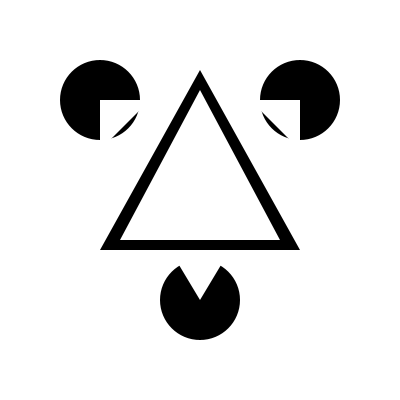
Frame 1 (no input)
Frame 60 (the mouse pressed at the canvas centre just before this capture): identical to frame 1, image omitted
Frame 120 (the mouse held since frame 60 and released just before this capture): identical to frame 1, image omitted

The Processing sketch that drew this single still picture (run headless with seeded random() and noise(); from frame 60 on, the mouse is pressed at the canvas centre):

// Processing sketch: kanizsa_triangles1
// ── kanizsa_triangles1.pde
void setup() { 
  size(400, 400); 
  noStroke(); // Removes the outlines for a cleaner illusion 
} 

void draw() { 
  background(255); // White background 
  // --- 1. DRAW THE BLACK "PAC-MEN" --- 
  fill(0); 
  circle(100, 100, 80); // Top Left 
  circle(300, 100, 80); // Top Right 
  circle(200, 300, 80); // Bottom 
  // --- 2. THE "BITES" (White triangles) --- 
  // These triangles hide part of the circles to create the "Pac-Man" look 
  fill(255); 
  triangle(100, 100, 150, 100, 100, 150); // Bite for Top Left
  triangle(300, 100, 250, 100, 300, 150); // Bite for Top Right 
  triangle(200, 300, 170, 250, 230, 250); // Bite for Bottom 
  // --- 3. THE SKELETON TRIANGLE (The "V" shapes) --- 
  fill(0); 
  // Large triangle pointing UP 
  triangle(200, 70, 100, 250, 300, 250); 
  fill(255); 
  // Slightly smaller white triangle to leave only the "V" corners visible 
  triangle(200, 90, 120, 240, 280, 240); 
}
